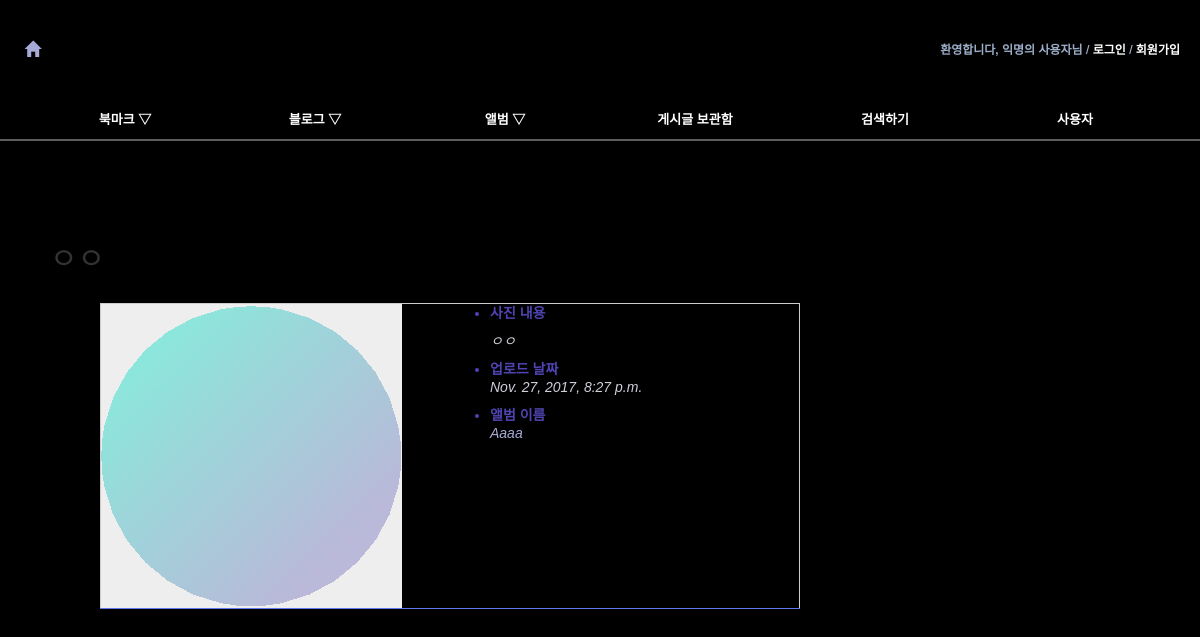
The page /photo/photo/72/ on the database its author committed.
### photo/models.py (models this page shows, shortened)
@python_2_unicode_compatible
class Photo(models.Model):
    album = models.ForeignKey(Album)
    title = models.CharField(max_length=50)
    image = ThumbnailImageField(upload_to='photo/%Y/%m')
    description = models.TextField('Photo Description', blank=True)
    upload_date = models.DateTimeField('Upload Date', auto_now_add=True)
    owner = models.ForeignKey(User, null=True)
    class Meta:
        ordering = ['title']

@python_2_unicode_compatible
class Album(models.Model):
    name = models.CharField(max_length=50)
    description = models.CharField('One Line Description', max_length=100, blank=True)
    owner = models.ForeignKey(User, null=True)
    class Meta:
        ordering = ['name']

### photo/views.py (the view)
# urls.py: url(r'^photo/(?P<pk>\d+)/$', PhotoDV.as_view(), name='photo_detail'),
class PhotoDV(DetailView):
    model = Photo

### photo/templates/photo/photo_detail.html (shortened to what this page needs)
{% extends "base.html" %}
{% load staticfiles %}
{% block extrastyle %}{% static "photo/photo.css" %}{% endblock %}
{% block content %}
<div id="content">
    <h2>{{ object.title }}</h2>
    <table class="photo-detail">
    <tr>
    <td>
        <a href="{{ object.image.url }}">
        <img style="max-width:100%" src="{{ object.image.url }}" />
        </a>
    </td>
    <td>
    <ul>
        <li>사진 내용</li>
        {% if object.description %}<p>{{ object.description|linebreaks }}</p>
        {% else %}<p>(blank)</p>{% endif %}
        <li>업로드 날짜</li>
        <p>{{ object.upload_date }}</p>
        <li>앨범 이름</li>
        <p><a href="{% url 'photo:album_detail' object.album.id %}">{{ object.album.name }}</a></p>
    </ul>
    </td>
    </tr></table>
</div>
{% endblock %}

### static/css/base.css (style rules this page uses)
body { font-family: "Lucida Grande", Verdana, Arial, sans-serif; font-size: 14px; }
div#content { position: absolute; top: 220px; left: 50px; right: 50px }
div#content p { color: #cfceda; }
li { color: #4f44b1; }
a:link, a:visited { color: #a7aad6; text-decoration: none; }
table { border-collapse: collapse; width:700px; margin: 20px 0px; }
td, th { line-height: 18px; border-bottom: 1px solid #5e76ee; vertical-align: top; padding: 5px 15px; font-family: "Lucida Grande", Verdana, Arial, sans-serif; }

### photo/static/photo/photo.css (style rules this page uses)
table.photo-detail { margin: 30px 50px 0 50px; border: 1px solid #ccc; }
table.photo-detail td { width: 50%; }
table.photo-detail ul li { font-weight: bold; }
table.photo-detail ul p { font-style: italic; }

### rows shown on the page
Photo: title "ㅇㅇ", image (picture), description "ㅇㅇ", upload_date "Nov. 27, 2017, 8:27 p.m.", album.name "Aaaa"
